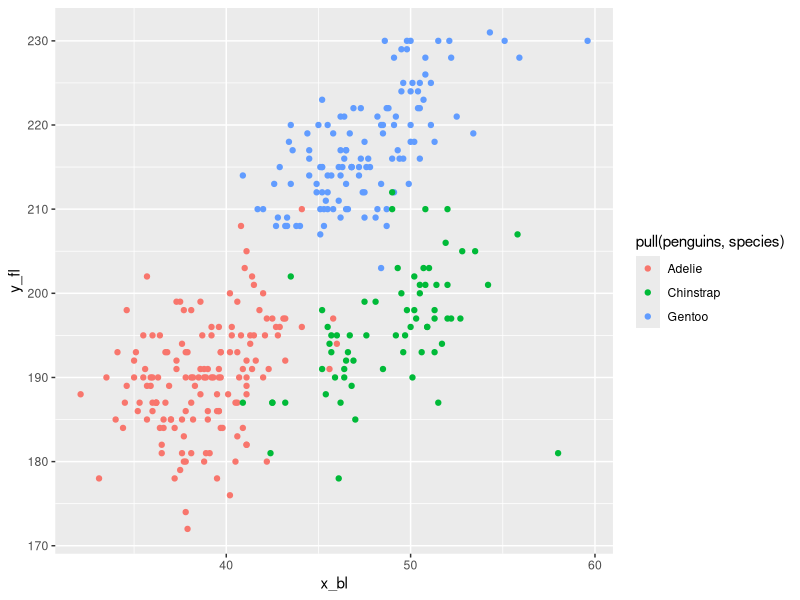
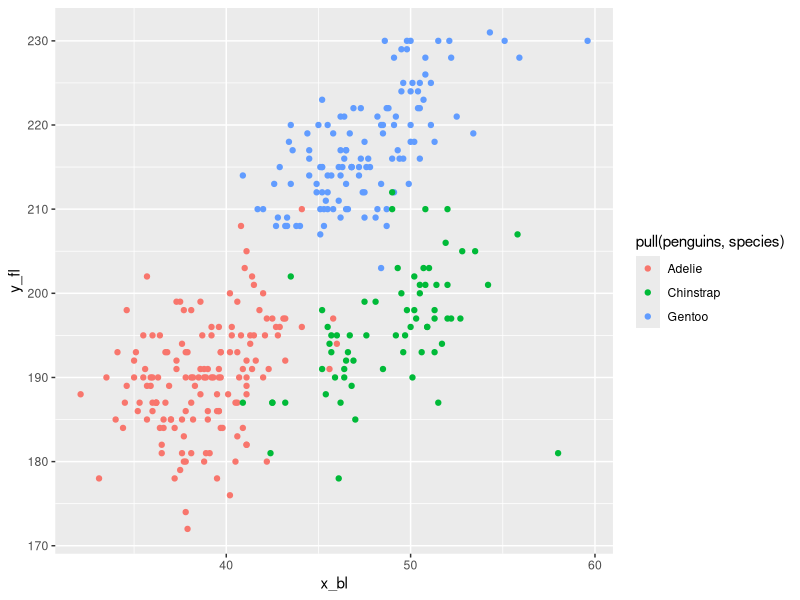

Recreate these plots in R, in order.
## ---- chunk 1
library(tidyverse)
## ---- chunk 2
prob1_df =
  tibble(
    random_sample = rnorm(10),
    random_sample_gt_0 = random_sample > 0,
    character_vector = c("a", "b", "c", "d", "e", "f", "g", "h", "i", "j"),
    factor_vector = factor(c("low", "low", "high", "mod", "high", "mod", "low", "low", "low", "high"))
  )
## ---- chunk 3
mean(pull(prob1_df, random_sample))
mean(pull(prob1_df, random_sample_gt_0))
mean(pull(prob1_df, character_vector))
mean(pull(prob1_df, factor_vector))
## ---- chunk 4
as.numeric(pull(prob1_df, random_sample_gt_0))
as.numeric(pull(prob1_df, character_vector))
as.numeric(pull(prob1_df, factor_vector))
## ---- chunk 5
as.numeric(pull(prob1_df, random_sample_gt_0))*pull(prob1_df, random_sample)
as.factor(pull(prob1_df, random_sample_gt_0))*pull(prob1_df, random_sample)
as.numeric(as.factor(pull(prob1_df, random_sample_gt_0)))*pull(prob1_df, random_sample)
## ---- chunk 6
data("penguins", package = "palmerpenguins")
## ---- chunk 7
set.seed(1234)

plot_df = tibble(
  x_bl = pull(penguins, bill_length_mm),
  y_fl = pull(penguins, flipper_length_mm)
)
## ---- chunk 8
ggplot(plot_df, aes(x = x_bl, y = y_fl, color = pull(penguins, species), na.rm = TRUE)) + geom_point()
## ---- chunk 9
ggsave(file="penguins.pdf")
